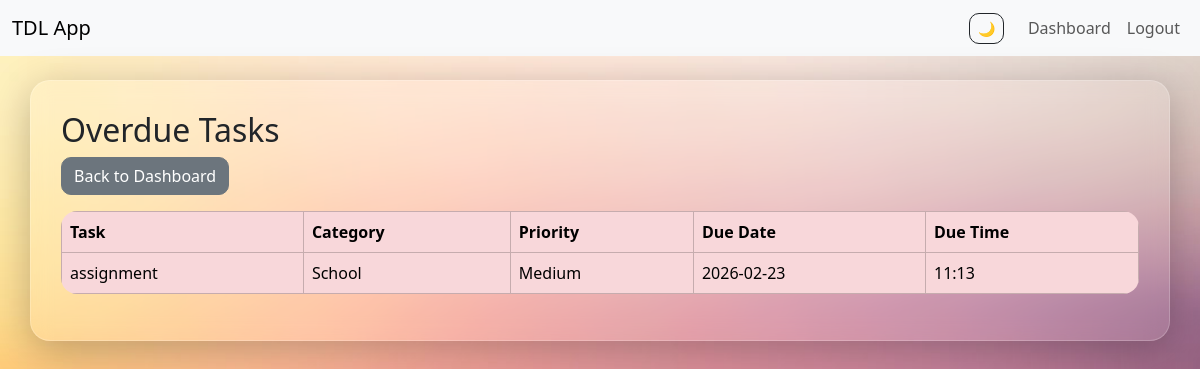
The app's page /overdue (signed in), older data.
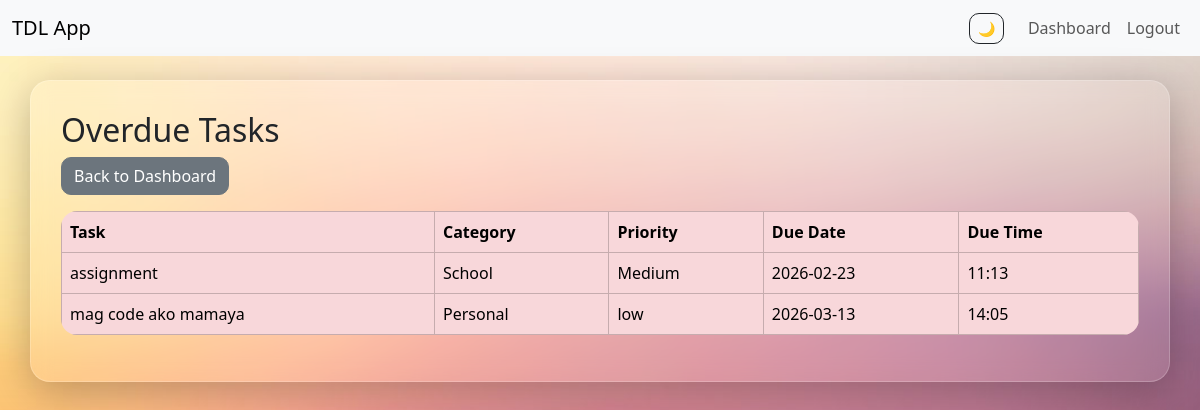
The same page, newer data.
### tables this page shows
CREATE TABLE tasks(
        id INTEGER PRIMARY KEY AUTOINCREMENT,
        user_id INTEGER,
        name TEXT,
        category TEXT,
        priority TEXT,
        due_date TEXT,
        due_time TEXT,
        status TEXT DEFAULT 'Pending'
    );

### app.py (the view)
@app.route("/overdue")
@login_required
def overdue():
    conn = sqlite3.connect("database.db")
    conn.row_factory = sqlite3.Row
    tasks = conn.execute("""
        SELECT * FROM tasks
        WHERE user_id=? AND status='Pending'
    """, (current_user.id,)).fetchall()
    conn.close()
    overdue_tasks = []
    now = datetime.now()
    for task in tasks:
        task_datetime = datetime.strptime(
            task["due_date"] + " " + task["due_time"],
            "%Y-%m-%d %H:%M"
        )
        if task_datetime < now:
            overdue_tasks.append(task)
    return render_template("overdue.html", tasks=overdue_tasks)

### app.py (called while the page is built)
@login_manager.user_loader
def load_user(user_id):
    return User(user_id)

### templates/overdue.html (shortened to what this page needs)
{% extends "base.html" %}
{% block content %}
<h2>Overdue Tasks</h2>
<a href="{{ url_for('dashboard') }}" class="btn btn-secondary mb-3">Back to Dashboard</a>
<table class="table table-bordered table-danger">
<tr>
    <th>Task</th>
    <th>Category</th>
    <th>Priority</th>
    <th>Due Date</th>
    <th>Due Time</th>
</tr>
{% for task in tasks %}
<tr>
    <td>{{ task.name }}</td>
    <td>{{ task.category }}</td>
    <td>{{ task.priority }}</td>
    <td>{{ task.due_date }}</td>
    <td>{{ task.due_time }}</td>
</tr>
{% endfor %}
</table>
{% endblock %}

Row changes from the older to the newer data that the page shows:
added tasks: name "mag code ako mamaya", category "Personal", priority "low", due_date "2026-03-13", due_time "14:05"
